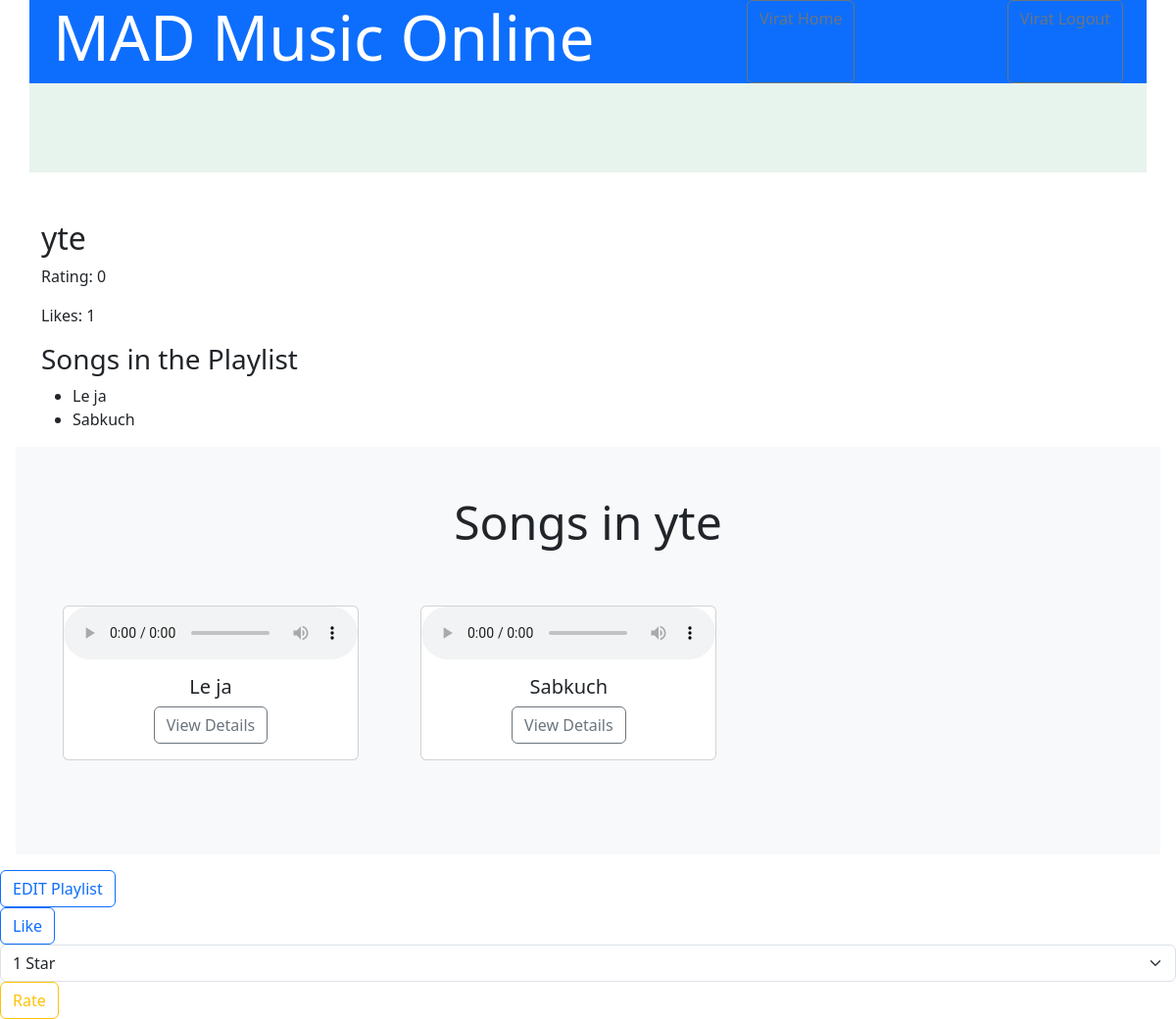
/playlist/2 (signed in), run on an earlier commit of the app's database.
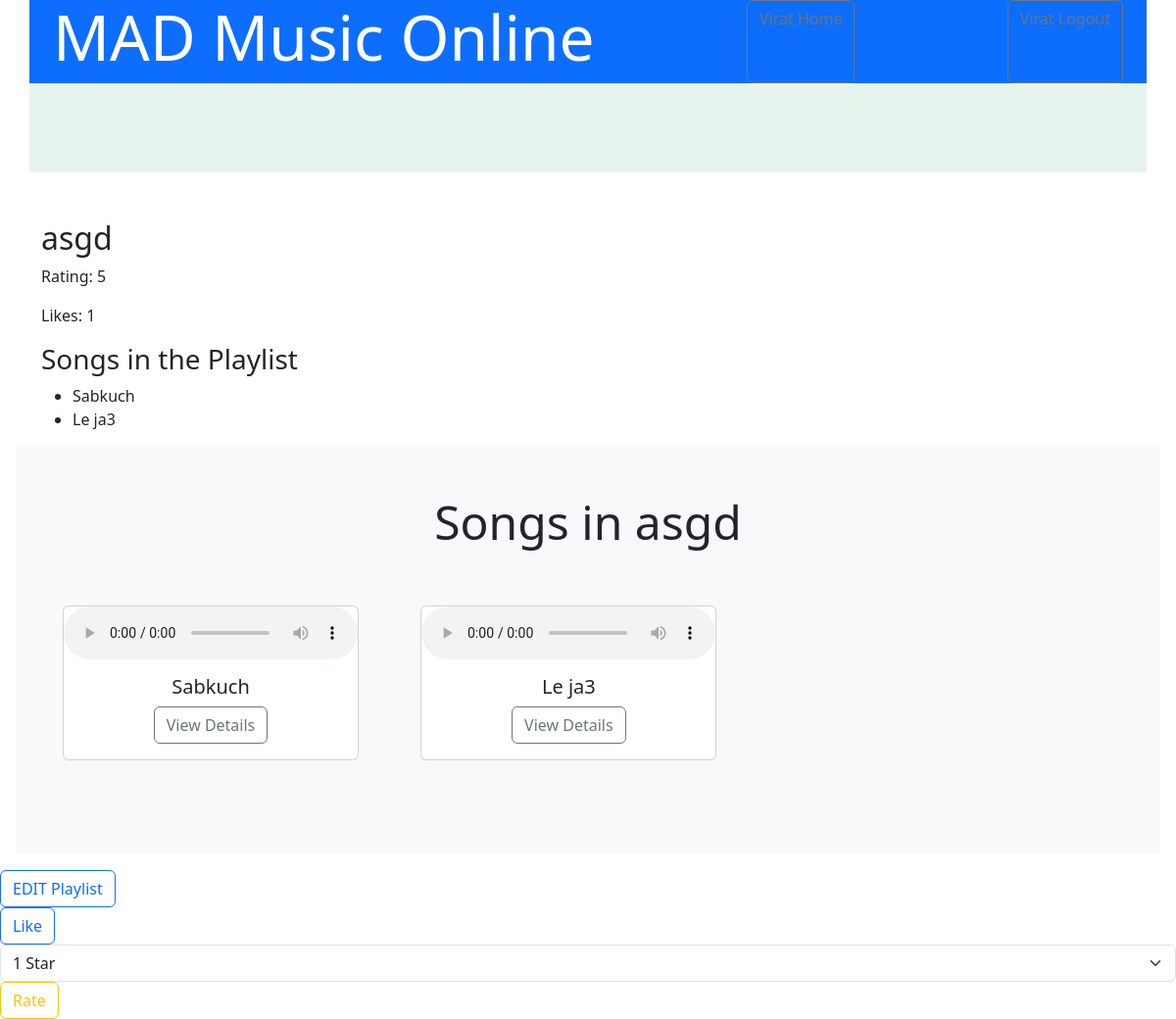
And on a later commit of the database.
### application/models.py (models this page shows)
class Playlist(db.Model):
    __tablename__ = 'playlist'
    __table_args__ = {'extend_existing': True}
    id = db.Column(db.Integer, autoincrement = True, primary_key = True )
    name = db.Column(db.String(50), nullable = False, unique = True )
    likes = db.Column(db.Integer, default=0)
    ratings = db.relationship('PlaylistRating', backref='playlist', lazy=True)
    avg_rating = db.Column(db.Integer, default= 0)
    pl_songs = db.relationship(
        'Song',
        secondary=songs,
        primaryjoin='Playlist.id == songs.c.playlist_id',
        secondaryjoin='Song.id == songs.c.song_id',
        backref=db.backref('associated_playlists', lazy=True),
        cascade='all',
        single_parent=True,
    )
    pl_users = db.relationship('User', secondary = users, lazy='subquery',
            backref=db.backref('associated_playlists', lazy=True))

class Song(db.Model):
    __tablename__ = 'song'
    __table_args__ = {'extend_existing': True}
    id = db.Column(db.Integer, autoincrement = True, primary_key = True )
    name = db.Column(db.String(100), nullable = False, unique = True )
    lyrics = db.Column(db.String(10000), nullable= False)
    audio = db.Column(db.String(10000), nullable= False)
    creater_id = db.Column(db.Integer, db.ForeignKey('user.id'), nullable= False)
    created_on =db.Column(db.DateTime(timezone=True), default =datetime.utcnow())
    duration= db.Column(db.Integer, default = 0)
    likes = db.Column(db.Integer, default=0)
    ratings = db.relationship('SongRating', backref='song', lazy=True)
    avg_rating = db.Column(db.Integer, default= 0)
    album_id = db.Column(db.Integer, db.ForeignKey('album.id'), nullable= True)
    is_abusive = db.Column(db.Boolean, default = 0)
    playlists = db.relationship(
        'Playlist',
        secondary=songs,
        primaryjoin='Song.id == songs.c.song_id',
        secondaryjoin='Playlist.id == songs.c.playlist_id',
        backref=db.backref('associated_songs', lazy=True),
        cascade='all',
        single_parent=True,
    )

### application/controllers.py (the view)
@app.route('/playlist/<int:playlist_id>')
def playlist_details(playlist_id):
    playlist = Playlist.query.get(playlist_id)
    email = session['user_email']
    user = db.session.query(User).filter_by(email=email).first()
    all_songs = db.session.query(Song).all()
    if not playlist:
        flash('Playlist not found.', 'error')
        return redirect(url_for('user_home'))  # Replace with the actual route
    return render_template('playlist_detail.html', playlist=playlist, user=user, all_songs=all_songs)

### templates/playlist_detail.html (shortened to what this page needs)
<!DOCTYPE html>
<html lang="en">
<head>
    <link href="https://cdn.jsdelivr.net/npm/bootstrap@5.3.2/dist/css/bootstrap.min.css" rel="stylesheet"
>
    <link rel="stylesheet" href="{{url_for('static', filename = 'style.css')}}"/>
</head>
<nav class="container text-center bg-primary text-white">
    <div class="container d-flex flex-column flex-md-row justify-content-between">
        <h1 class="display-3">MAD Music Online</h1>
        <a class="btn btn-outline-secondary" href="/user_home">  {{ user.firstname }} Home </a>
        <a class="btn btn-outline-secondary" href="/user_login">  {{ user.firstname }} Logout </a>
    </div>
</nav>
    <body>
        <div class="container text-center bg-success p-2 text-dark bg-opacity-10">
            <div class="col-8 gx=5">
                <h1 class="display-4"> &nbsp;&nbsp;&nbsp; &nbsp;&nbsp;
                </h1>
            </div>
        </div>
    <div class="container mt-5">
        <h2>{{ playlist.name }}</h2>
        <p>Rating: {{ playlist.avg_rating|round(2) }}</p>
        <p> Likes: {{ playlist.likes }}</p>
        <h3>Songs in the Playlist</h3>
        <ul>
            {% for song in playlist.pl_songs %}
            <li>{{ song.name }}</li>
            {% endfor %}
        </ul>
    </div>
    <div class="position-relative overflow-hidden p-3 p-md-5 m-md-3 text-center bg-light">
        {% if playlist %}
        <h2 class="display-5"> Songs in {{playlist.name}} </h2>
        <div class="row g-4 py-5 row-cols-1 row-cols-lg-3">
            {% for song in playlist.pl_songs %}
            <div class="col d-flex align-items-start">
                <div class="card flex-shrink-0" >
                    <audio controls>
                        <source src="{{ url_for('static', filename=song.audio) }}" type="audio/mp3">
                    </audio>
                    <div class="card-body">
                        <h5  class="card-title">{{ song.name }}</h5>
                        <a class="btn btn-outline-secondary" href="/song/{{song.id}}">View Details</a>
                    </div>
                </div>
            </div>
            {% endfor %}
        </div>
        {% endif %}
    </div>
<form action="{{ url_for('edit_playlist', playlist_id=playlist.id) }}" method="get">
    <button type="submit" class="btn btn-outline-primary">EDIT Playlist</button>
</form>
<form action="{{ url_for('like_playlist', playlist_id=playlist.id) }}" method="post">
    <button type="submit" class="btn btn-outline-primary">Like</button>
</form>
<form action="{{ url_for('rate_playlist', playlist_id=playlist.id) }}" method="post">
    <select name="rating" class="form-select">
        <option value="1">1 Star</option>
    </select>
    <button type="submit" class="btn btn-outline-warning">Rate</button>
</form>
</body>
</html>

What changed in the data, as far as the page shows it:
no longer on this page (row edited): Song: name "Le ja"
changed Playlist: name "yte" → "asgd"; avg_rating "0" → "5"
added Song: name "Le ja3"
